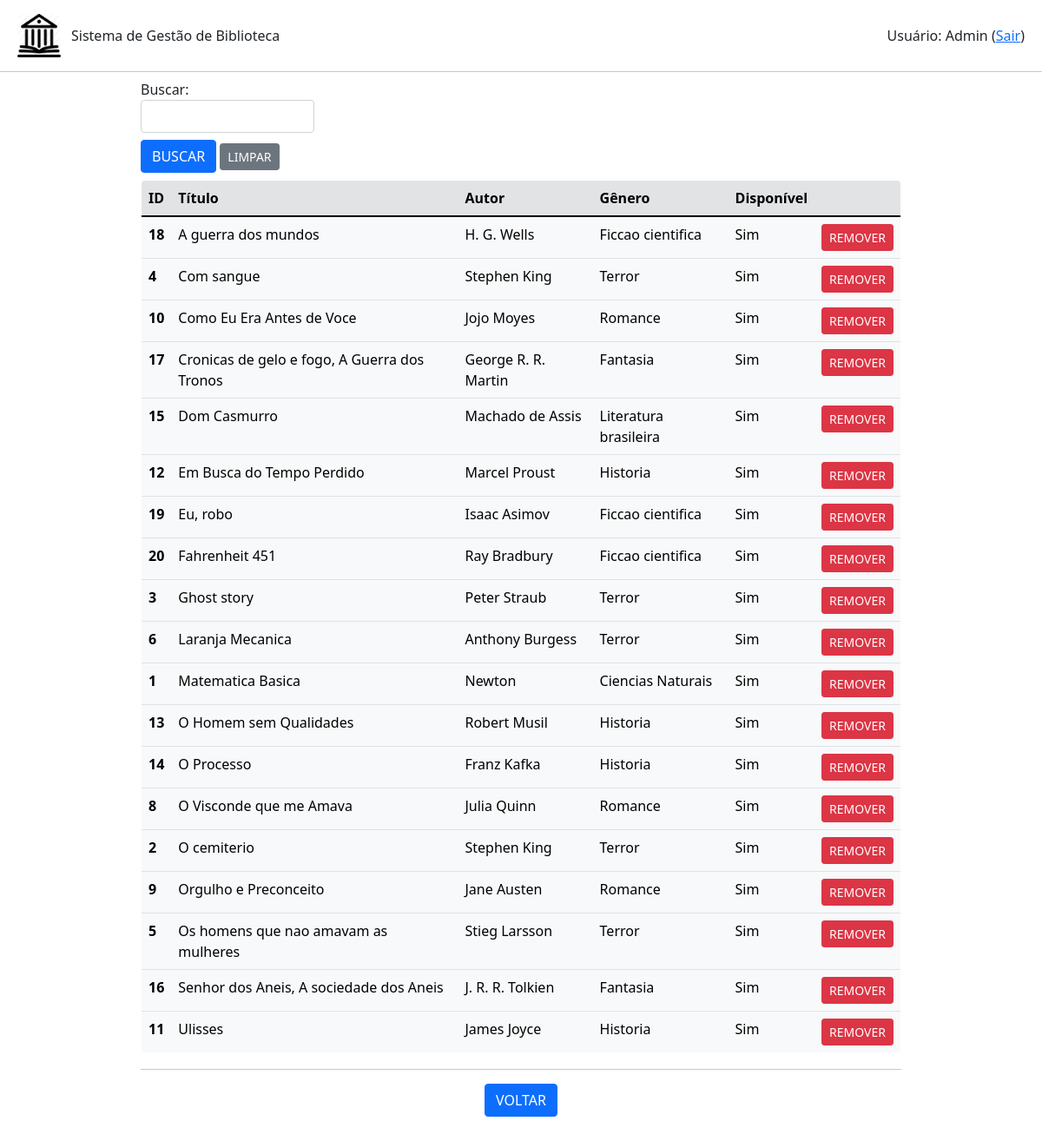
Before: /livro/listar (signed in) with the older database file.
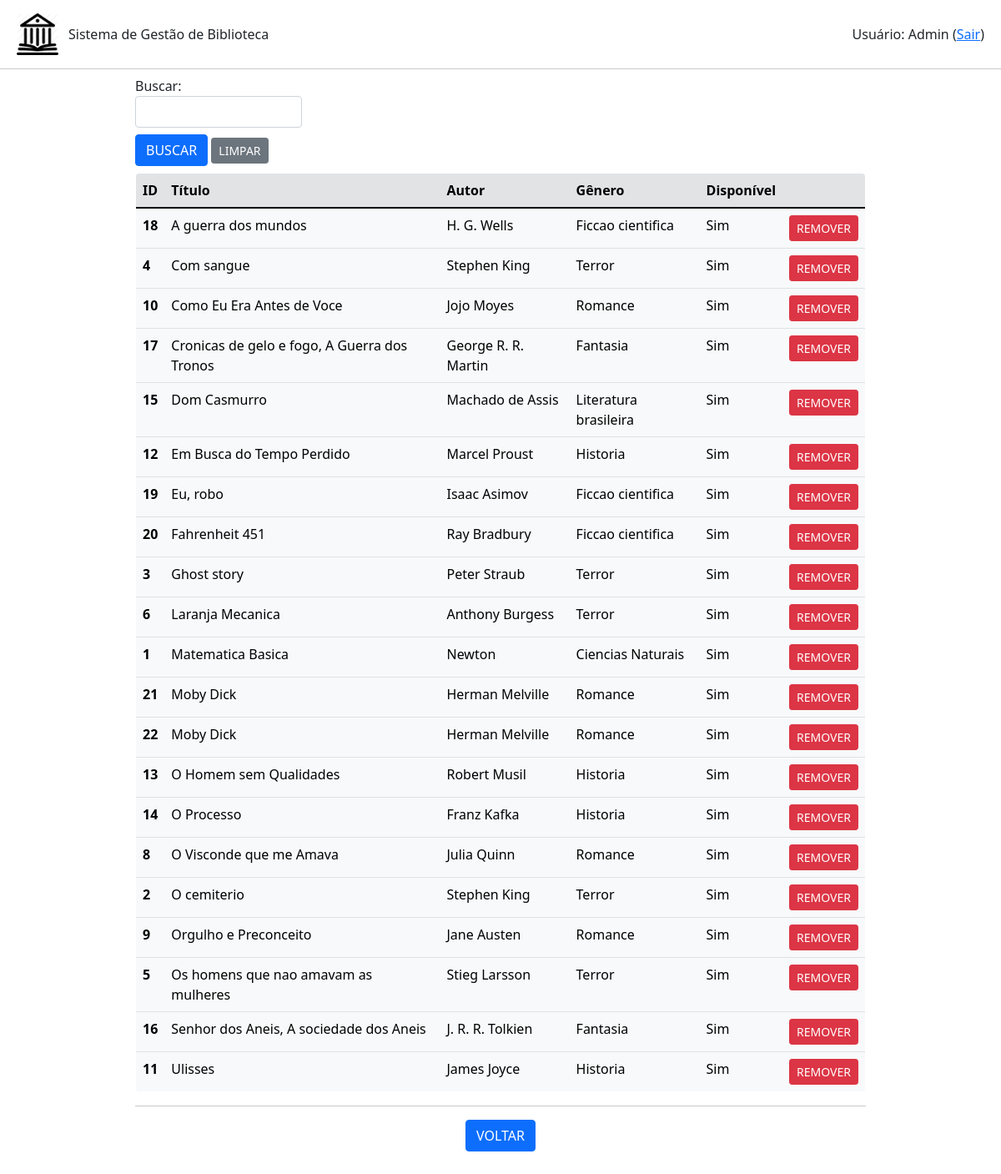
After: the same page with the newer database file.
### livro.py (models this page shows, shortened)
class Livro(db.Model):
    id = db.Column(db.Integer, primary_key=True)
    titulo = db.Column(db.String(200), unique=False, nullable=False)
    autor = db.Column(db.String(80), unique=False, nullable=False)
    genero = db.Column(db.String(120), unique=False, nullable=False)
    disponivel = db.Column(db.Boolean, default=True)
    emprestimo = db.relationship('Emprestimo', backref='livro', lazy=True)

### app.py (the view, shortened to what this page needs)
@app.route('/livro/listar', methods=['POST','GET'])
def listar_livros():
    if session.get('autenticado',False)==False:
        flash(u'Login necessário!', category='warning')
        return(redirect(url_for('login')))
    form = BuscaForm()
    livros = Livro.query.order_by(Livro.titulo).all()
    return(render_template('livros.html', livros=livros, form=form, action=url_for('listar_livros')))

### formBusca.py
class BuscaForm(FlaskForm):
    campo = StringField('Buscar: ', validators=[DataRequired()])
    enviar = SubmitField('BUSCAR')

### templates/livros.html (shortened to what this page needs)
{% extends "base.html" %}
{% block conteudo %}
<div class="container-fluid mx-auto mb-1" style="width: 75%; max-height: 100vh;">
    {% from 'bootstrap/form.html' import render_field %}
    <form method="post">
        <div class="mt-2" style="width: 200px;">
            {{ render_field(form.campo) }}
        </div>
        <div class="mt-2 mb-2">
            {{ render_field(form.enviar, button_style="primary", button_size="sm") }}
            <a class="btn btn-secondary btn-sm" href="{{url_for('listar_livros')}}" role="button">LIMPAR</a>
        </div>
    </form>
    <div style="max-height: 60vh; overflow-y: auto;">
        <table class=" table table-light border rounded-3" style="overflow: hidden;">
            <thead>
            <tr class="table-secondary">
                <th scope="col">ID</th>
                <th scope="col">Título</th>
                <th scope="col">Autor</th>
                <th scope="col">Gênero</th>
                <th scope="col">Disponível</th>
                <th scope="col"></th>
            </tr>
            </thead>
            <tbody>
                {% for livro in livros %}
                    <tr>
                        <th scope="row">{{livro.id}}</th>
                        <td>{{livro.titulo}}</td>
                        <td>{{livro.autor}}</td>
                        <td>{{livro.genero}}</td>
                        {% if livro.disponivel == True %}
                            <td>Sim</td>
                        {% else %}
                            <td>Não</td>
                        {% endif %}
                        <td class="text-center"><a class="btn btn-danger btn-sm" href="{{url_for('remover_livro', id_livro=livro.id)}}" role="button">REMOVER</a></td>
                    </tr>
                {% endfor %}
            </tbody>
        </table>
    </div>
    <hr>
    <div class="row text-center">
        <div class="col mr-1">
            <a class="btn btn-primary" href="{{url_for('root')}}" role="button">VOLTAR</a>
        </div>
    </div>
</div>
{% endblock %}

Changed rows visible on the page:
added Livro: id "21", titulo "Moby Dick", autor "Herman Melville", genero "Romance", disponivel "Sim"
added Livro: id "22", titulo "Moby Dick", autor "Herman Melville", genero "Romance", disponivel "Sim"
